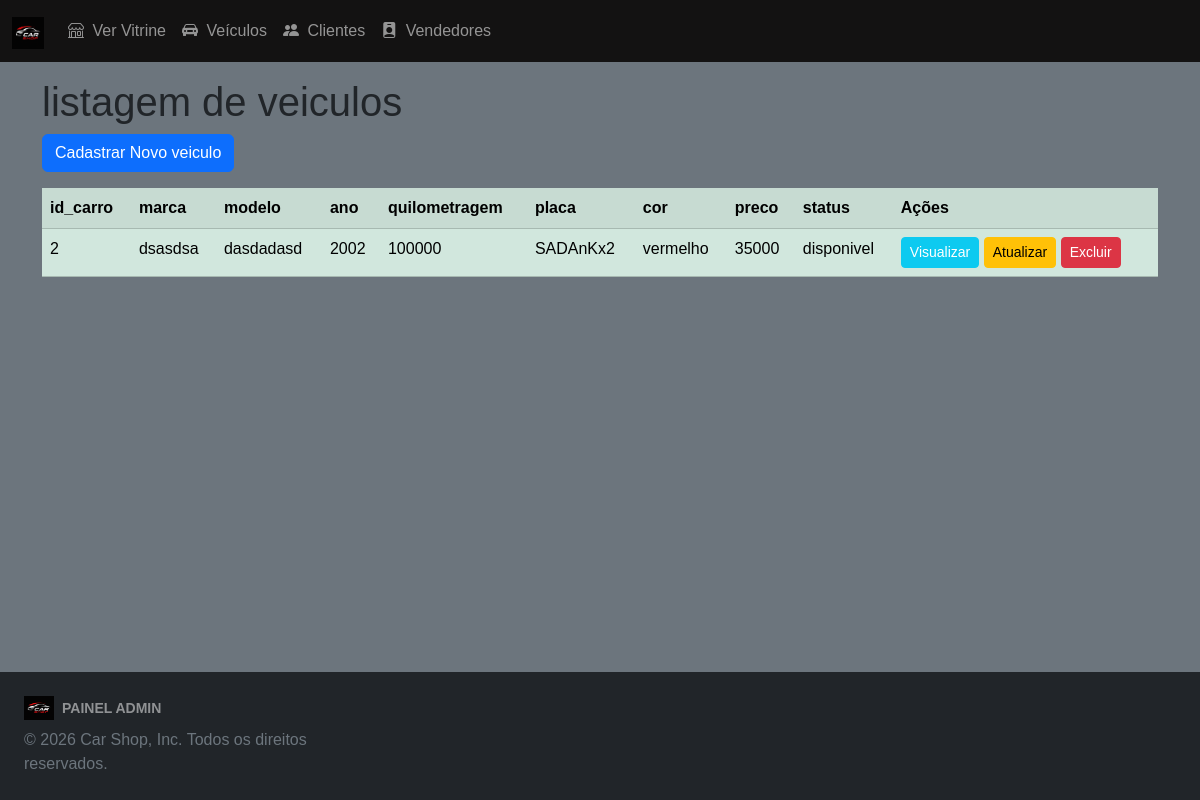
Page /veiculos-listagem.php on the committed database.
### tables this page shows
CREATE TABLE `tb_carro` (
  `id_carro` int(11) NOT NULL AUTO_INCREMENT,
  `placa` varchar(10) NOT NULL,
  `modelo` varchar(100) NOT NULL,
  `marca` varchar(100) NOT NULL,
  `ano` int(11) NOT NULL,
  `cor` varchar(30) NOT NULL,
  `quilometragem` decimal(10,0) NOT NULL,
  `foto` varchar(1000) NOT NULL,
  `preco` decimal(10,0) NOT NULL,
  `status` varchar(30) NOT NULL DEFAULT 'disponivel',
  PRIMARY KEY (`id_carro`)
);

### veiculos-listagem.php (the view, shortened to what this page needs)
<?php
include "include/inc-cabecalho.php";
include "include/inc-menu-administrador.php";
?>
<body class="d-flex flex-column min-vh-100 bg-secondary">
    <main class="container pt-3 mb-2">
        <h1>listagem de veiculos</h1>
        <div class="row">
         <div class="col">
            <a href="veiculos-cadastrar.php" class="btn btn-primary mb-3">Cadastrar Novo veiculo</a>
         </div>
        </div>
        <div class="row">
        <div class="col">
        <table class="table table-success table-striped">
            <tr>
            <th>id_carro</th>
            <th>marca</th>
            <th>modelo</th>
            <th>ano</th>
            <th>quilometragem</th>
            <th>placa</th>
            <th>cor</th>
            <th>preco</th>
            <th>status</th>
            <th scope="col">Ações</th>
            </tr>
            <?php
            include "inc-conexao.php";
            $sql = "select * from tb_carro order by id_carro, marca, modelo, ano, quilometragem, placa, foto, cor, preco, status";
            $resultado = mysqli_query($conexao, $sql);
            while($linha_resultado = mysqli_fetch_assoc($resultado)){
                echo "<tr>";
                echo "<td> {$linha_resultado['id_carro']} </td>";
                echo "<td> {$linha_resultado['marca']} </td>";
                echo "<td> {$linha_resultado['modelo']} </td>";
                echo "<td> {$linha_resultado['ano']} </td>";
                echo "<td> {$linha_resultado['quilometragem']} </td>";
                echo "<td> {$linha_resultado['placa']} </td>";
                echo "<td> {$linha_resultado['cor']} </td>";
                echo "<td> {$linha_resultado['preco']} </td>";
                echo "<td> {$linha_resultado['status']} </td>";
                echo "<td>";
                echo " <a href='veiculos-visualizar.php?id_carro={$linha_resultado['id_carro']}' class='btn btn-sm btn-info text-white'>Visualizar</a> ";
                echo " <a href='veiculos-atualizar.php?id_carro={$linha_resultado['id_carro']}' class='btn btn-sm btn-warning'>Atualizar</a> ";
                echo " <a href='veiculos-excluir.php?id_carro={$linha_resultado['id_carro']}' class='btn btn-sm btn-danger'>Excluir</a> ";
                echo "</td>";
                echo "</tr>";
            }
            ?>
                </table>
            </div>
        </div>
    </main>
    <?php include "include/inc-footer-administrador.php"?>
</body>

### css/style.css (style rules this page uses)
body { font-family: 'Montserrat', sans-serif; }

### rows in the picture
tb_carro: id_carro "2", marca "dsasdsa", modelo "dasdadasd", ano "2002", quilometragem "100000", placa "SADAnKx2", cor "vermelho", preco "35000", status "disponivel"
